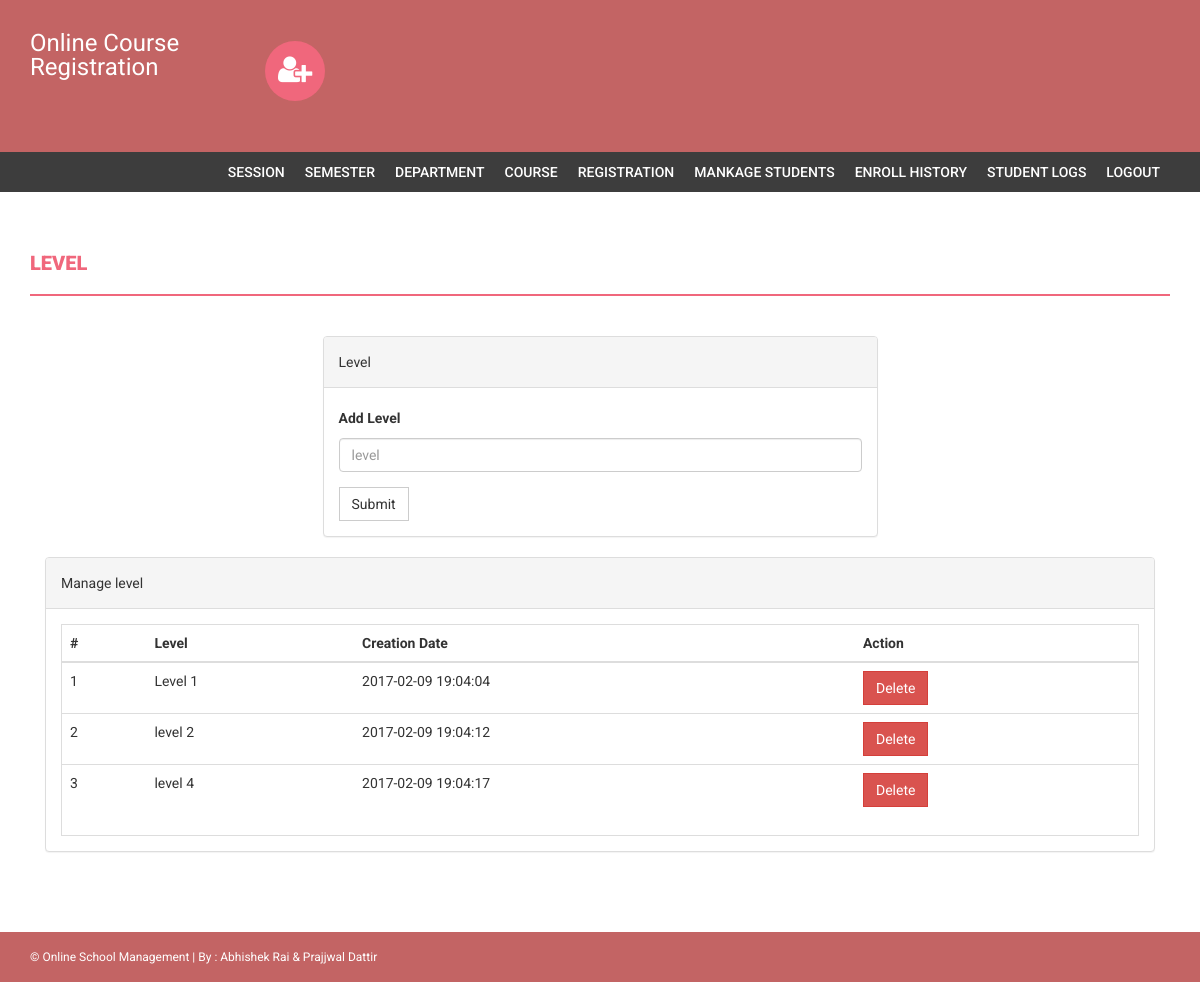
The page /admin/level.php (signed in) on the database as committed earlier.
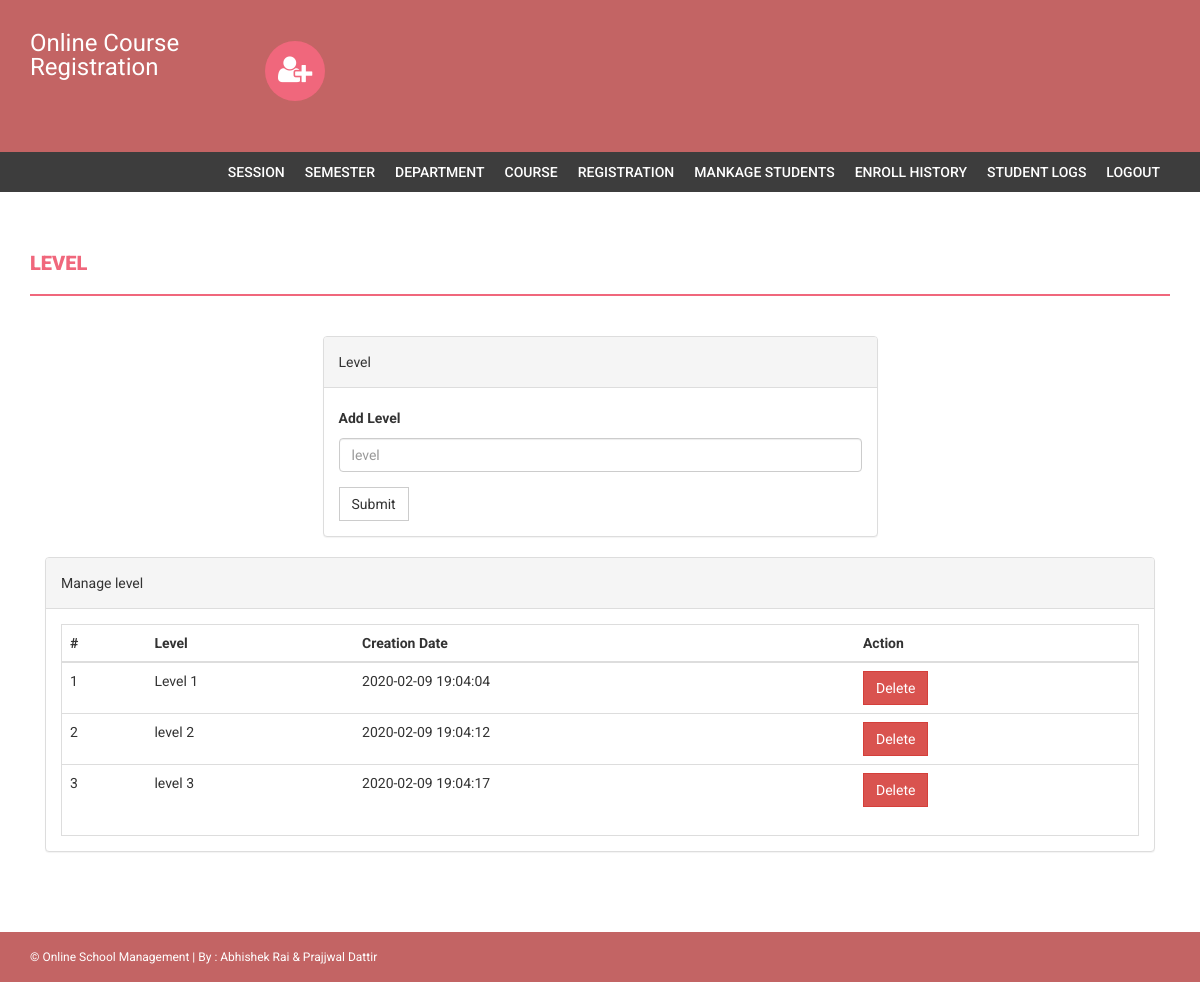
The same page on the database as committed later.
### tables this page shows
CREATE TABLE `level` (
  `id` int(11) NOT NULL,
  `level` varchar(255) DEFAULT NULL,
  `creationDate` timestamp NULL DEFAULT current_timestamp()
);

### admin/level.php (the view, shortened to what this page needs)
<?php
if(strlen($_SESSION['alogin'])==0)
    {
header('location:index.php');
}
else{
?>
<!DOCTYPE html>
<html xmlns="http://www.w3.org/1999/xhtml">
<head>
    <link href="assets/css/bootstrap.css" rel="stylesheet" />
    <link href="assets/css/font-awesome.css" rel="stylesheet" />
    <link href="assets/css/style.css" rel="stylesheet" />
</head>
<body>
<?php include('includes/header.php');?>
<?php if($_SESSION['alogin']!="")
{
 include('includes/menubar.php');
}
 ?>
    <div class="content-wrapper">
        <div class="container">
              <div class="row">
                    <div class="col-md-12">
                        <h1 class="page-head-line">Level  </h1>
                    </div>
                </div>
                <div class="row" >
                  <div class="col-md-3"></div>
                    <div class="col-md-6">
                        <div class="panel panel-default">
                        <div class="panel-heading">
                           Level
                        </div>
                        <div class="panel-body">
                       <form name="level" method="post">
   <div class="form-group">
    <label for="department">Add Level  </label>
    <input type="text" class="form-control" id="level" name="level" placeholder="level" required />
  </div>
 <button type="submit" name="submit" class="btn btn-default">Submit</button>
</form>
                            </div>
                            </div>
                    </div>
                </div>
                <div class="col-md-12">
                    <div class="panel panel-default">
                        <div class="panel-heading">
                            Manage level
                        </div>
                        <div class="panel-body">
                            <div class="table-responsive table-bordered">
                                <table class="table">
                                    <thead>
                                        <tr>
                                            <th>#</th>
                                            <th>Level</th>
                                            <th>Creation Date</th>
                                            <th>Action</th>
                                        </tr>
                                    </thead>
                                    <tbody>
<?php
$sql=mysqli_query($con,"select * from level");
$cnt=1;
while($row=mysqli_fetch_array($sql))
{
?>
                                        <tr>
                                            <td><?php echo $cnt;?></td>
                                            <td><?php echo htmlentities($row['level']);?></td>
                                            <td><?php echo htmlentities($row['creationDate']);?></td>
                                            <td>
  <a href="level.php?id=<?php echo $row['id']?>&del=delete" onClick="return confirm('Are you sure you want to delete?')">
                                            <button class="btn btn-danger">Delete</button>
</a>
                                            </td>
                                        </tr>
<?php
$cnt++;
} ?>
                                    </tbody>
                                </table>
                            </div>
                        </div>
                    </div>
                </div>
            </div>
        </div>
  <?php include('includes/footer.php');?>
</body>
</html>
<?php } ?>

Rows that differ between the two databases and show on the page:
changed level "Level 1": creationDate "2017-02-09 19:04:04" → "2020-02-09 19:04:04"
changed level "level 2": creationDate "2017-02-09 19:04:12" → "2020-02-09 19:04:12"
changed level: level "level 4" → "level 3"; creationDate "2017-02-09 19:04:17" → "2020-02-09 19:04:17"
